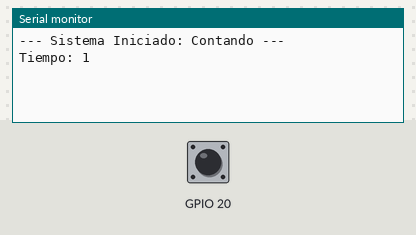
The program below on a simulated ESP32. On the bench: the last lines printed to the serial monitor. The inputs (shaded band) are chosen by the test bench; at power-on: GPIO 20 HIGH.

Above: at 1.2 s.
1.3 s: GPIO 20 pulled LOW for 0.15 s
At 2.3 s:
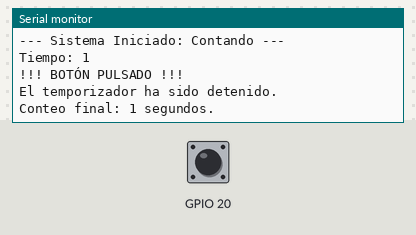
2.9 s: GPIO 20 pulled LOW for 1 s
At 3.4 s:
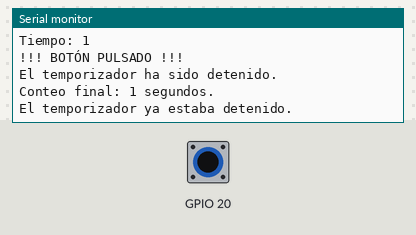

Measured:
- after the input at 1.3 s, the serial monitor: prints a new line at once (image 1)
- after the input at 2.9 s, the serial monitor: prints a new line at once (image 2)

The program:

main.cpp
```cpp
#include <Arduino.h>

// --- 1. ESTRUCTURA Y VARIABLES DEL BOTÓN ---
struct Button {
  const uint8_t PIN;
  bool pressed;
  uint32_t lastMillis; // Para el filtrado de rebotes
};

// Configurado en el Pin 20 (ajústalo si usas otro)
Button button1 = {20, false, 0};

// --- 2. VARIABLES DEL TIMER ---
volatile int interruptCounter;
int totalInterruptCounter;
hw_timer_t * timer = NULL;
portMUX_TYPE timerMux = portMUX_INITIALIZER_UNLOCKED;
bool contadorActivo = true; // Para saber el estado y no imprimir mensajes repetidos

// --- 3. ISR DEL BOTÓN (Interrupción por hardware) ---
void IRAM_ATTR isrButton() {
  uint32_t now = millis();
  // Debounce: Solo aceptamos pulsaciones si pasaron 200ms desde la última
  if (now - button1.lastMillis > 200) {
    button1.pressed = true;
    button1.lastMillis = now;
  }
}

// --- 4. ISR DEL TIMER (Interrupción por hardware) ---
void IRAM_ATTR onTimer() {
  portENTER_CRITICAL_ISR(&timerMux);
  interruptCounter++;
  portEXIT_CRITICAL_ISR(&timerMux);
}

void setup() {
  Serial.begin(115200);

  // A. Configuración del Botón
  pinMode(button1.PIN, INPUT_PULLUP);
  attachInterrupt(button1.PIN, isrButton, FALLING);

  // B. Configuración del Timer
  timer = timerBegin(0, 80, true);
  timerAttachInterrupt(timer, &onTimer, true);
  timerAlarmWrite(timer, 1000000, true); // 1 segundo
  timerAlarmEnable(timer);

  Serial.println("--- Sistema Iniciado: Contando ---");
}

void loop() {
  // --- A. GESTIÓN DEL BOTÓN (PARADA) ---
  if (button1.pressed) {
    button1.pressed = false; // Resetear la bandera del botón

    if (contadorActivo) {
      // AQUÍ OCURRE LA MAGIA: Desactivamos la alarma del timer
      timerAlarmDisable(timer);

      contadorActivo = false;
      Serial.println("\n!!! BOTÓN PULSADO !!!");
      Serial.println("El temporizador ha sido detenido.");
      Serial.printf("Conteo final: %d segundos.\n", totalInterruptCounter);
    } else {
      Serial.println("El temporizador ya estaba detenido.");
    }
  }

  // --- B. GESTIÓN DEL CONTEO ---
  if (interruptCounter > 0) {
    portENTER_CRITICAL(&timerMux);
    interruptCounter--;
    portEXIT_CRITICAL(&timerMux);

    totalInterruptCounter++;
    Serial.print("Tiempo: ");
    Serial.println(totalInterruptCounter);
  }
}
```
